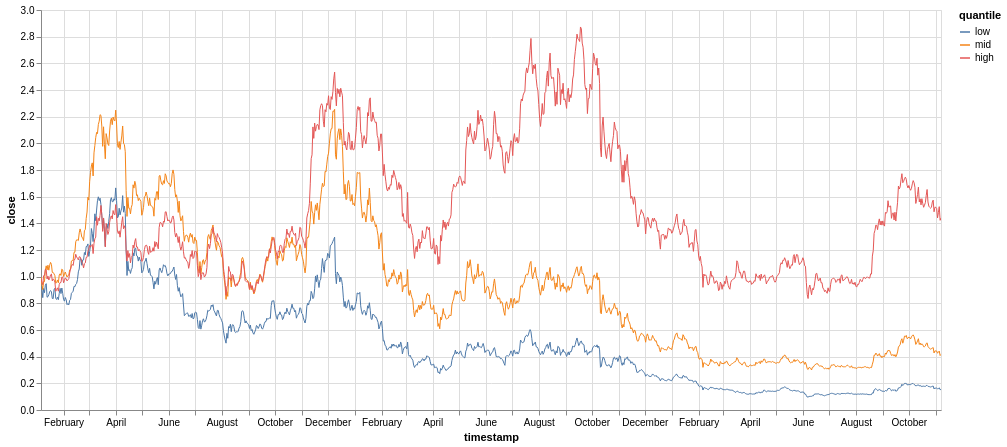

Notebook code cell kept with this figure:
### Markdown cell above
# Plot time series of all indexes

### Code cell
chart = (
    alt.Chart(indexes.sort("timestamp"))
    .mark_line(strokeWidth=1)
    .encode(
        x="timestamp:T",
        y=alt.Y("close:Q", scale=alt.Scale(zero=False)),
        color=alt.Color("quantile:N", sort=["low", "mid", "high"]),
        tooltip=["timestamp:T", "quantile:N", "close:Q"],
    )
    .properties(width=900, height=400)
    .interactive()
)
chart

### Figure 1 — Vega-Lite specification as saved in the notebook (floating-point values rounded to 4 significant figures; data arrays with more than 128 entries replaced by an {"elided": "..."} marker saying what was removed)
{"config": {"view": {"continuousWidth": 300, "continuousHeight": 300}}, "data": {"name": "data-9bf2ba4642a15740c0746f8d60f3996b"}, "mark": {"type": "line", "strokeWidth": 1}, "encoding": {"color": {"field": "quantile", "sort": ["low", "mid", "high"], "type": "nominal"}, "tooltip": [{"field": "timestamp", "type": "temporal"}, {"field": "quantile", "type": "nominal"}, {"field": "close", "type": "quantitative"}], "x": {"field": "timestamp", "type": "temporal"}, "y": {"field": "close", "scale": {"zero": false}, "type": "quantitative"}}, "height": 400, "params": [{"name": "param_1e9efca18e7a2868", "select": {"type": "interval", "encodings": ["x", "y"]}, "bind": "scales"}], "width": 900, "$schema": "https://vega.github.io/schema/vega-lite/v6.4.1.json", "datasets": {"data-9bf2ba4642a15740c0746f8d60f3996b": {"elided": "3111 records"}}}
